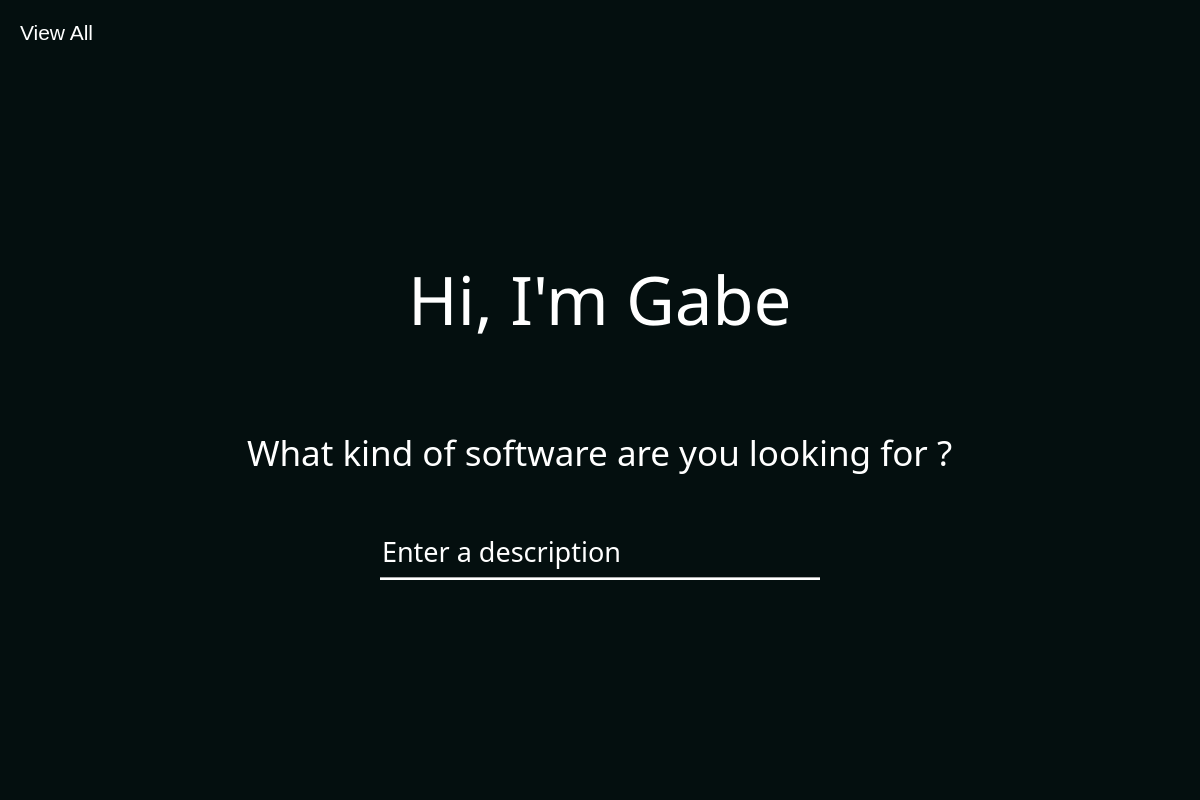
<?xml version="1.0" encoding="UTF-8"?>
<ui version="4.0">
 <class>Form</class>
 <widget class="QWidget" name="Form">
  <property name="geometry">
   <rect>
    <x>0</x>
    <y>0</y>
    <width>1200</width>
    <height>800</height>
   </rect>
  </property>
  <property name="windowTitle">
   <string>Form</string>
  </property>
  <property name="styleSheet">
   <string notr="true">QWidget {
background: rgb(4, 15, 15);
}

QLineEdit {
background: rgb(4, 15, 15);
color: rgb(255, 255, 255);
border: none;
}

QListWidget {
background: rgb(4, 15, 15);
color: rgb(255, 255, 255);
border: none;
}

QListWidget::item:hover {
background: rgb(16, 61, 61);
}

QListWidget::item:selected {
background: rgb(87, 115, 122);
}</string>
  </property>
  <layout class="QGridLayout" name="gridLayout">
   <item row="0" column="0">
    <widget class="QStackedWidget" name="stackedWidget">
     <property name="lineWidth">
      <number>1</number>
     </property>
     <property name="currentIndex">
      <number>0</number>
     </property>
     <widget class="QWidget" name="page">
      <layout class="QVBoxLayout" name="verticalLayout_2">
       <item>
        <layout class="QHBoxLayout" name="horizontalLayout_4">
         <item alignment="Qt::AlignLeft|Qt::AlignTop">
          <widget class="QLabel" name="label">
           <property name="styleSheet">
            <string notr="true">color: rgb(255, 255, 255);</string>
           </property>
           <property name="text">
            <string>&lt;html&gt;&lt;head/&gt;&lt;body&gt;&lt;p&gt;&lt;img src=&quot;:/Image_2/BookIcon.png&quot; height=&quot;30&quot;/&gt;&lt;span style=&quot; font-size:16pt;&quot;&gt; View All&lt;/span&gt;&lt;/p&gt;&lt;/body&gt;&lt;/html&gt;</string>
           </property>
          </widget>
         </item>
         <item>
          <spacer name="verticalSpacer_3">
           <property name="orientation">
            <enum>Qt::Vertical</enum>
           </property>
           <property name="sizeType">
            <enum>QSizePolicy::Fixed</enum>
           </property>
           <property name="sizeHint" stdset="0">
            <size>
             <width>20</width>
             <height>200</height>
            </size>
           </property>
          </spacer>
         </item>
         <item alignment="Qt::AlignRight|Qt::AlignTop">
          <widget class="QLabel" name="label_3">
           <property name="text">
            <string>&lt;html&gt;&lt;head/&gt;&lt;body&gt;&lt;p&gt;&lt;img src=&quot;:/Image_1/CloseIcon.png&quot; height=&quot;30&quot;/&gt;&lt;/p&gt;&lt;/body&gt;&lt;/html&gt;</string>
           </property>
          </widget>
         </item>
        </layout>
       </item>
       <item alignment="Qt::AlignHCenter|Qt::AlignVCenter">
        <widget class="QLabel" name="label_5">
         <property name="font">
          <font>
           <family>Century Gothic</family>
           <pointsize>50</pointsize>
          </font>
         </property>
         <property name="styleSheet">
          <string notr="true">color: rgb(255, 255, 255)</string>
         </property>
         <property name="text">
          <string>Hi, I'm Gabe</string>
         </property>
        </widget>
       </item>
       <item alignment="Qt::AlignHCenter|Qt::AlignVCenter">
        <widget class="QLabel" name="label_6">
         <property name="font">
          <font>
           <family>Century Gothic</family>
           <pointsize>26</pointsize>
          </font>
         </property>
         <property name="styleSheet">
          <string notr="true">color: rgb(255, 255, 255)</string>
         </property>
         <property name="text">
          <string>What kind of software are you looking for ?</string>
         </property>
        </widget>
       </item>
       <item>
        <layout class="QHBoxLayout" name="horizontalLayout_5">
         <item>
          <spacer name="horizontalSpacer_4">
           <property name="orientation">
            <enum>Qt::Horizontal</enum>
           </property>
           <property name="sizeType">
            <enum>QSizePolicy::Fixed</enum>
           </property>
           <property name="sizeHint" stdset="0">
            <size>
             <width>360</width>
             <height>20</height>
            </size>
           </property>
          </spacer>
         </item>
         <item>
          <layout class="QVBoxLayout" name="verticalLayout_4">
           <item>
            <widget class="QLineEdit" name="lineEdit_2">
             <property name="font">
              <font>
               <family>Century Gothic</family>
               <pointsize>20</pointsize>
              </font>
             </property>
             <property name="styleSheet">
              <string notr="true">color: rgb(255, 255, 255)</string>
             </property>
             <property name="text">
              <string>Enter a description</string>
             </property>
            </widget>
           </item>
           <item>
            <widget class="Line" name="line_2">
             <property name="styleSheet">
              <string notr="true">background-color: rgb(255, 255, 255)</string>
             </property>
             <property name="orientation">
              <enum>Qt::Horizontal</enum>
             </property>
            </widget>
           </item>
          </layout>
         </item>
         <item>
          <spacer name="horizontalSpacer_3">
           <property name="orientation">
            <enum>Qt::Horizontal</enum>
           </property>
           <property name="sizeType">
            <enum>QSizePolicy::Fixed</enum>
           </property>
           <property name="sizeHint" stdset="0">
            <size>
             <width>360</width>
             <height>20</height>
            </size>
           </property>
          </spacer>
         </item>
        </layout>
       </item>
       <item>
        <layout class="QHBoxLayout" name="horizontalLayout_6">
         <item>
          <spacer name="verticalSpacer_4">
           <property name="orientation">
            <enum>Qt::Vertical</enum>
           </property>
           <property name="sizeType">
            <enum>QSizePolicy::Fixed</enum>
           </property>
           <property name="sizeHint" stdset="0">
            <size>
             <width>20</width>
             <height>200</height>
            </size>
           </property>
          </spacer>
         </item>
        </layout>
       </item>
      </layout>
     </widget>
     <widget class="QWidget" name="page_2">
      <layout class="QVBoxLayout" name="verticalLayout_5">
       <item>
        <layout class="QHBoxLayout" name="horizontalLayout_7">
         <item alignment="Qt::AlignLeft|Qt::AlignTop">
          <widget class="QLabel" name="label_7">
           <property name="text">
            <string>&lt;html&gt;&lt;head/&gt;&lt;body&gt;&lt;p&gt;&lt;img src=&quot;:/Image_3/BackIcon.png&quot; height=&quot;30&quot;/&gt;&lt;/p&gt;&lt;/body&gt;&lt;/html&gt;</string>
           </property>
          </widget>
         </item>
         <item>
          <spacer name="verticalSpacer_5">
           <property name="orientation">
            <enum>Qt::Vertical</enum>
           </property>
           <property name="sizeType">
            <enum>QSizePolicy::Fixed</enum>
           </property>
           <property name="sizeHint" stdset="0">
            <size>
             <width>20</width>
             <height>40</height>
            </size>
           </property>
          </spacer>
         </item>
         <item alignment="Qt::AlignRight|Qt::AlignTop">
          <widget class="QLabel" name="label_8">
           <property name="text">
            <string>&lt;html&gt;&lt;head/&gt;&lt;body&gt;&lt;p&gt;&lt;img src=&quot;:/Image_1/CloseIcon.png&quot; height=&quot;30&quot;/&gt;&lt;/p&gt;&lt;/body&gt;&lt;/html&gt;</string>
           </property>
          </widget>
         </item>
        </layout>
       </item>
       <item>
        <widget class="QLabel" name="label_9">
         <property name="font">
          <font>
           <family>Century Gothic</family>
           <pointsize>26</pointsize>
          </font>
         </property>
         <property name="styleSheet">
          <string notr="true">color: rgb(255, 255, 255);</string>
         </property>
         <property name="text">
          <string>&lt;html&gt;&lt;head/&gt;&lt;body&gt;&lt;p align=&quot;center&quot;&gt;Let me see what I can find...&lt;/p&gt;&lt;/body&gt;&lt;/html&gt;</string>
         </property>
        </widget>
       </item>
       <item>
        <layout class="QHBoxLayout" name="horizontalLayout_8">
         <item>
          <spacer name="horizontalSpacer_5">
           <property name="orientation">
            <enum>Qt::Horizontal</enum>
           </property>
           <property name="sizeType">
            <enum>QSizePolicy::Fixed</enum>
           </property>
           <property name="sizeHint" stdset="0">
            <size>
             <width>40</width>
             <height>20</height>
            </size>
           </property>
          </spacer>
         </item>
         <item>
          <widget class="QProgressBar" name="progressBar">
           <property name="value">
            <number>24</number>
           </property>
          </widget>
         </item>
         <item>
          <spacer name="horizontalSpacer_6">
           <property name="orientation">
            <enum>Qt::Horizontal</enum>
           </property>
           <property name="sizeType">
            <enum>QSizePolicy::Fixed</enum>
           </property>
           <property name="sizeHint" stdset="0">
            <size>
             <width>40</width>
             <height>20</height>
            </size>
           </property>
          </spacer>
         </item>
        </layout>
       </item>
       <item alignment="Qt::AlignHCenter|Qt::AlignVCenter">
        <widget class="QLabel" name="label_10">
         <property name="font">
          <font>
           <family>Century Gothic</family>
           <pointsize>16</pointsize>
          </font>
         </property>
         <property name="styleSheet">
          <string notr="true">color: rgb(255, 255, 255);</string>
         </property>
         <property name="text">
          <string>Results (1) :</string>
         </property>
        </widget>
       </item>
       <item>
        <layout class="QHBoxLayout" name="horizontalLayout_9">
         <item>
          <spacer name="horizontalSpacer_7">
           <property name="orientation">
            <enum>Qt::Horizontal</enum>
           </property>
           <property name="sizeType">
            <enum>QSizePolicy::Fixed</enum>
           </property>
           <property name="sizeHint" stdset="0">
            <size>
             <width>40</width>
             <height>20</height>
            </size>
           </property>
          </spacer>
         </item>
         <item>
          <widget class="QListWidget" name="listWidget">
           <property name="font">
            <font>
             <family>Century Gothic</family>
             <pointsize>10</pointsize>
            </font>
           </property>
           <property name="styleSheet">
            <string notr="true">QScrollBar:vertical {
border: 1px solid #ffffff;
background: white;
width: 10px;
margin: 0px 0px 0px 0px;
}

QScrollBar::handle:vertical {
background: qlineargradient(x1:0, y1:0, x2:1, y2:0, stop: 0 rgb(4, 15, 15), stop: 0.5 rgb(4, 15, 15), stop:1 rgb(4, 15, 15));
min-height: 0px;
}

QScrollBar::add-line:vertical {
background: qlineargradient(x1:0, y1:0, x2:1, y2:0, stop: 0 rgb(4, 15, 15), stop: 0.5 rgb(4, 15, 15),  stop:1 rgb(4, 15, 15));
height: 0px;
subcontrol-position: bottom;
subcontrol-origin: margin;
}

QScrollBar::sub-line:vertical {
background: qlineargradient(x1:0, y1:0, x2:1, y2:0, stop: 0  rgb(4, 15, 15), stop: 0.5 rgb(4, 15, 15),  stop:1 rgb(4, 15, 15));
height: 0 px;
subcontrol-position: top;
subcontrol-origin: margin;
}</string>
           </property>
           <item>
            <property name="text">
             <string>Software 1</string>
            </property>
           </item>
           <item>
            <property name="text">
             <string>Software 2</string>
            </property>
           </item>
           <item>
            <property name="text">
             <string>Software 3</string>
            </property>
           </item>
           <item>
            <property name="text">
             <string>Software 4</string>
            </property>
           </item>
           <item>
            <property name="text">
             <string>Software 5</string>
            </property>
           </item>
           <item>
            <property name="text">
             <string>Software 6</string>
            </property>
           </item>
           <item>
            <property name="text">
             <string>Software 7</string>
            </property>
           </item>
           <item>
            <property name="text">
             <string>Software 8</string>
            </property>
           </item>
           <item>
            <property name="text">
             <string>Software 9</string>
            </property>
           </item>
           <item>
            <property name="text">
             <string>Software 10</string>
            </property>
           </item>
           <item>
            <property name="text">
             <string>Software 11</string>
            </property>
           </item>
           <item>
            <property name="text">
             <string>Software 12</string>
            </property>
           </item>
           <item>
            <property name="text">
             <string>Software 13</string>
            </property>
           </item>
           <item>
            <property name="text">
             <string>Software 14</string>
            </property>
           </item>
           <item>
            <property name="text">
             <string>Software 15</string>
            </property>
           </item>
           <item>
            <property name="text">
             <string>Software 16</string>
            </property>
           </item>
           <item>
            <property name="text">
             <string>Software 17</string>
            </property>
           </item>
           <item>
            <property name="text">
             <string>Software 18</string>
            </property>
           </item>
           <item>
            <property name="text">
             <string>Software 19</string>
            </property>
           </item>
           <item>
            <property name="text">
             <string>Software 20</string>
            </property>
           </item>
           <item>
            <property name="text">
             <string>Software 21</string>
            </property>
           </item>
           <item>
            <property name="text">
             <string>Software 22</string>
            </property>
           </item>
           <item>
            <property name="text">
             <string>Software 23</string>
            </property>
           </item>
           <item>
            <property name="text">
             <string>Software 24</string>
            </property>
           </item>
          </widget>
         </item>
         <item>
          <spacer name="horizontalSpacer_8">
           <property name="orientation">
            <enum>Qt::Horizontal</enum>
           </property>
           <property name="sizeType">
            <enum>QSizePolicy::Fixed</enum>
           </property>
           <property name="sizeHint" stdset="0">
            <size>
             <width>40</width>
             <height>20</height>
            </size>
           </property>
          </spacer>
         </item>
        </layout>
       </item>
       <item>
        <layout class="QHBoxLayout" name="horizontalLayout_10">
         <item>
          <spacer name="verticalSpacer_6">
           <property name="orientation">
            <enum>Qt::Vertical</enum>
           </property>
           <property name="sizeType">
            <enum>QSizePolicy::Fixed</enum>
           </property>
           <property name="sizeHint" stdset="0">
            <size>
             <width>20</width>
             <height>40</height>
            </size>
           </property>
          </spacer>
         </item>
        </layout>
       </item>
      </layout>
     </widget>
    </widget>
   </item>
  </layout>
 </widget>
 <resources>
  <include location="Images.qrc"/>
 </resources>
 <connections/>
</ui>
